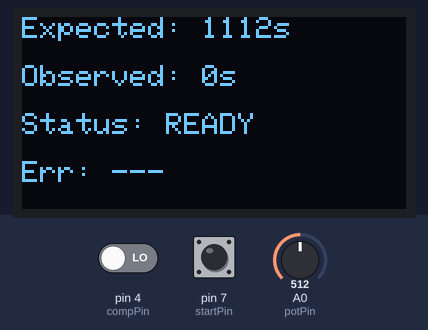
The sketch below on a simulated Arduino Uno, built with avr-gcc and run on an emulated ATmega328P. On the bench: 128×64 one-colour display. Inputs (shaded band) come from the test bench; at power-on: pin 7 (startPin) LOW, A0 (potPin) = 512, pin 4 (compPin) LOW.

Above: at 1.2 s.
1.3 s: pin 7 (startPin) pulled HIGH for 3.2 s
At 1.9 s:
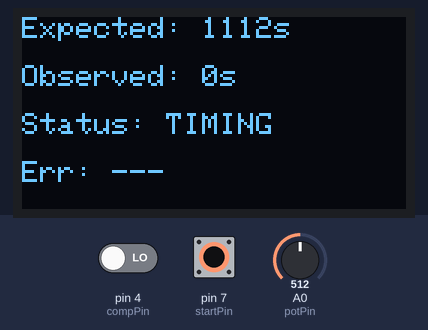
6.0 s: A0 (potPin) set to 716
At 6.4 s:
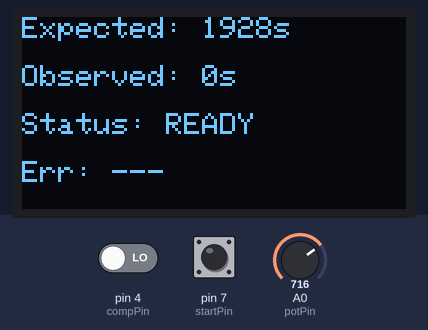
7.5 s: pin 7 (startPin) pulled HIGH for 0.15 s
At 7.68 s:
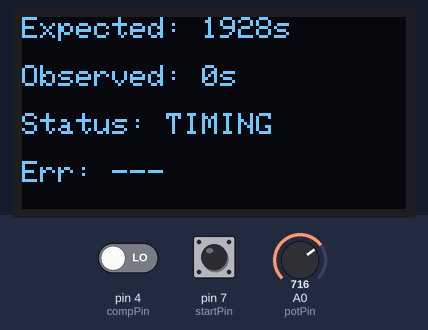
9.2 s: A0 (potPin) set to 900
At 10.2 s:
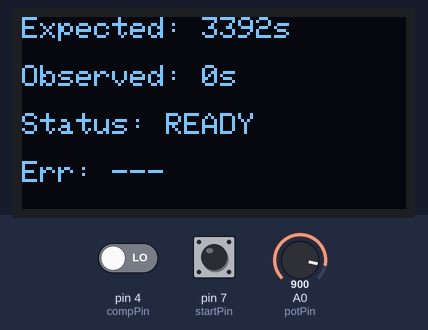
10.8 s: A0 (potPin) set to 1023
At 12.1 s:
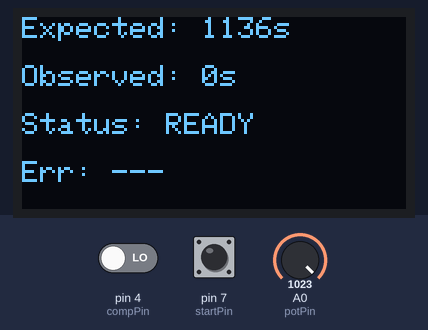
12.4 s: pin 4 (compPin) driven HIGH and pin 7 (startPin) driven HIGH
At 12.8 s:
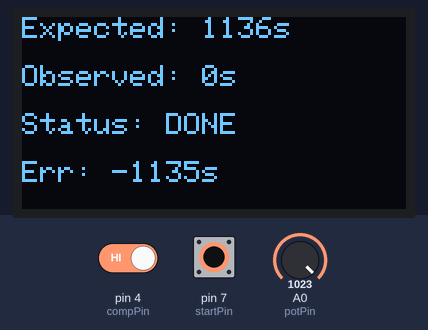
Timing chart, 0 to 15.0 s (numbered marks = the images above; inputs shaded):
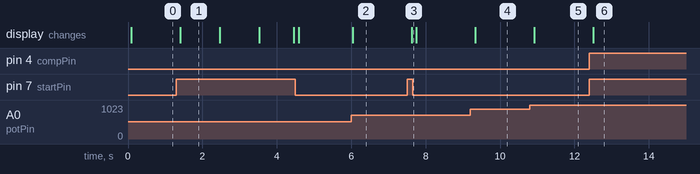

Measured:
- after the input at 1.3 s, the display: changes after 0.11 s (image 1)
- after the input at 6.0 s, the display: changes at once (image 2)
- after the input at 7.5 s, the display: changes after 0.12 s (image 3)
- after the input at 9.2 s, the display: changes after 0.14 s (image 4)
- after the input at 10.8 s, the display: changes after 0.13 s (image 5)
- after the input at 12.4 s, the display: changes after 0.11 s (image 6)
- what the display in image 1 shows lasts 1.1 s, from 1.4 s to 2.5 s

The sketch:

sketch_jun19a_copy_20260628163506.ino
```cpp
#include <Wire.h>
#include <Adafruit_GFX.h>
#include <Adafruit_SSD1306.h>
#include <math.h>

// ==========================
// OLED SETTINGS
// ==========================

#define SCREEN_WIDTH 128
#define SCREEN_HEIGHT 64

Adafruit_SSD1306 display(
  SCREEN_WIDTH,
  SCREEN_HEIGHT,
  &Wire,
  -1
);

// ==========================
// PIN DEFINITIONS
// ==========================

const int potPin   = A0;
const int startPin = 7;
const int compPin  = 4;

// ==========================
// VARIABLES
// ==========================

bool timerRunning = false;
bool timerFinished = false;

bool previousSwitchState = false;

unsigned long startTime = 0;
unsigned long observedTime = 0;

float liveExpectedTime = 0;
float capturedExpectedTime = 0;

// ==========================
// SETUP
// ==========================

void setup() {

  pinMode(startPin, INPUT);
  pinMode(compPin, INPUT);

  display.begin(
    SSD1306_SWITCHCAPVCC,
    0x3C
  );

  display.clearDisplay();
  display.display();
}

// ==========================
// LOOP
// ==========================

void loop() {

  // --------------------------
  // Read potentiometer
  // --------------------------

  int adc = analogRead(potPin);

  float voltage =
      adc * (5.0 / 1023.0);

  float resistance;

  if (voltage >= 4.99) {

    resistance = 97056;

  } else {

    resistance =
      (voltage * 94000.0) /
      (5.0 - voltage);
  }

  // --------------------------
  // Calculate live expected time
  // --------------------------

  liveExpectedTime =
    1601.49 *
    log(
      1.0 +
      resistance / 94000.0
    );

  // --------------------------
  // Read switch and comparator
  // --------------------------

  bool switchState =
      digitalRead(startPin);

  bool comparatorTriggered =
      digitalRead(compPin);

  // =====================================================
  // SWITCH JUST CLOSED
  // =====================================================

  if (
      switchState &&
      !previousSwitchState
     ) {

    capturedExpectedTime =
      liveExpectedTime;

    timerRunning = true;
    timerFinished = false;

    observedTime = 0;

    startTime = millis();
  }

  // =====================================================
  // TIMER RUNNING
  // =====================================================

  if (timerRunning) {

    observedTime =
      (millis() - startTime) / 1000;

    if (comparatorTriggered) {

      observedTime =
        (millis() - startTime) / 1000;

      timerRunning = false;
      timerFinished = true;
    }
  }

  // =====================================================
  // SWITCH OPENED AGAIN
  // RESET FOR NEXT RUN
  // =====================================================

  if (
      !switchState &&
      previousSwitchState
     ) {

    timerRunning = false;
    timerFinished = false;

    observedTime = 0;

    capturedExpectedTime = 0;
  }

  // =====================================================
  // OLED DISPLAY
  // =====================================================

  display.clearDisplay();

  display.setTextSize(1);
  display.setTextColor(WHITE);

  // --------------------------
  // Expected Time
  // --------------------------

  display.setCursor(0, 0);

  display.print("Expected: ");

  if (switchState) {

    display.print(
      capturedExpectedTime,
      0
    );

  } else {

    display.print(
      liveExpectedTime,
      0
    );
  }

  display.print("s");

  // --------------------------
  // Observed Time
  // --------------------------

  display.setCursor(0, 16);

  display.print("Observed: ");
  display.print(observedTime);
  display.print("s");

  // --------------------------
  // Status
  // --------------------------

  display.setCursor(0, 32);

  if (timerRunning) {

    display.print("Status: TIMING");

  } else if (timerFinished) {

    display.print("Status: DONE");

  } else {

    display.print("Status: READY");
  }

  // --------------------------
  // Error
  // --------------------------

  display.setCursor(0, 48);

  if (timerFinished) {

    long error =
      (long)observedTime -
      (long)capturedExpectedTime;

    display.print("Err: ");
    display.print(error);
    display.print("s");

  } else {

    display.print("Err: ---");
  }

  display.display();

  // --------------------------
  // Save previous switch state
  // --------------------------

  previousSwitchState =
      switchState;

  delay(100);
}
```
